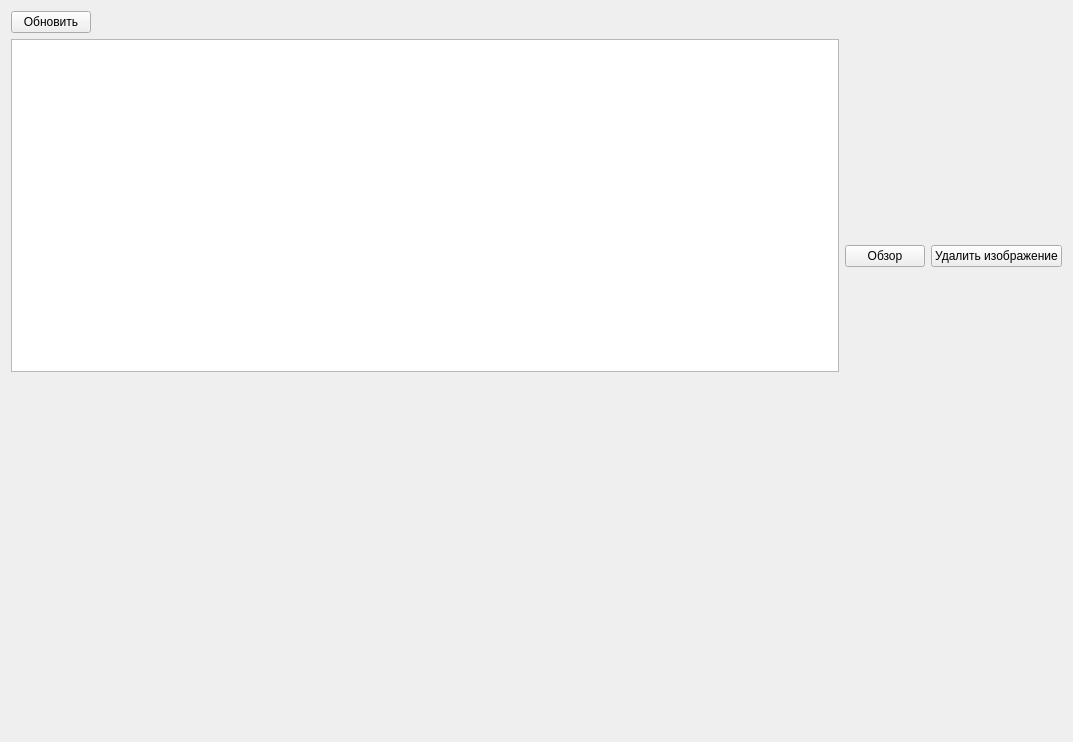
<?xml version="1.0" encoding="UTF-8"?>
<ui version="4.0">
 <class>FormPos</class>
 <widget class="QWidget" name="FormPos">
  <property name="geometry">
   <rect>
    <x>0</x>
    <y>0</y>
    <width>1073</width>
    <height>742</height>
   </rect>
  </property>
  <property name="windowTitle">
   <string>Form</string>
  </property>
  <layout class="QVBoxLayout" name="verticalLayout_2">
   <item>
    <widget class="QPushButton" name="pushButtonUpd">
     <property name="sizePolicy">
      <sizepolicy hsizetype="Maximum" vsizetype="Fixed">
       <horstretch>0</horstretch>
       <verstretch>0</verstretch>
      </sizepolicy>
     </property>
     <property name="text">
      <string>Обновить</string>
     </property>
    </widget>
   </item>
   <item>
    <layout class="QHBoxLayout" name="horizontalLayout_2">
     <item>
      <widget class="DbViewer" name="tableViewPos">
       <property name="selectionMode">
        <enum>QAbstractItemView::SingleSelection</enum>
       </property>
       <property name="selectionBehavior">
        <enum>QAbstractItemView::SelectRows</enum>
       </property>
      </widget>
     </item>
     <item>
      <layout class="QVBoxLayout" name="verticalLayout">
       <item>
        <widget class="QLabel" name="labelPos">
         <property name="sizePolicy">
          <sizepolicy hsizetype="Fixed" vsizetype="Fixed">
           <horstretch>0</horstretch>
           <verstretch>0</verstretch>
          </sizepolicy>
         </property>
         <property name="minimumSize">
          <size>
           <width>200</width>
           <height>200</height>
          </size>
         </property>
         <property name="text">
          <string/>
         </property>
        </widget>
       </item>
       <item>
        <layout class="QHBoxLayout" name="horizontalLayout">
         <item>
          <widget class="QPushButton" name="cmdLoad">
           <property name="text">
            <string>Обзор</string>
           </property>
          </widget>
         </item>
         <item>
          <widget class="QPushButton" name="cmdDel">
           <property name="text">
            <string>Удалить изображение</string>
           </property>
          </widget>
         </item>
        </layout>
       </item>
       <item>
        <spacer name="verticalSpacer">
         <property name="orientation">
          <enum>Qt::Vertical</enum>
         </property>
         <property name="sizeHint" stdset="0">
          <size>
           <width>20</width>
           <height>40</height>
          </size>
         </property>
        </spacer>
       </item>
      </layout>
     </item>
    </layout>
   </item>
   <item>
    <spacer name="verticalSpacer_2">
     <property name="orientation">
      <enum>Qt::Vertical</enum>
     </property>
     <property name="sizeHint" stdset="0">
      <size>
       <width>20</width>
       <height>359</height>
      </size>
     </property>
    </spacer>
   </item>
  </layout>
 </widget>
 <customwidgets>
  <customwidget>
   <class>DbViewer</class>
   <extends>QTableView</extends>
   <header>db/dbviewer.h</header>
  </customwidget>
 </customwidgets>
 <resources/>
 <connections/>
</ui>
